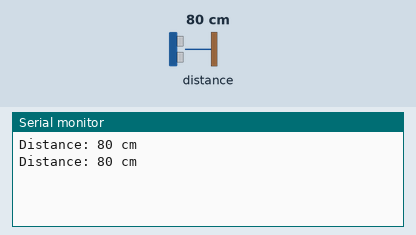
Bench run of a sketch on a simulated ESP8266 (NodeMCU). Shown: the last lines printed to the serial monitor. Wiring (inferred from the names in the program): ultrasonic range finder: trigger D4; echo D3. The inputs (shaded band) are chosen by the test bench; at power-on: distance to the obstacle 80 cm. The echo pulse lasts 58.3 µs per cm.

Above: at 1.8 s.
1.9 s: distance to the obstacle set to 2 cm
At 2.6 s:
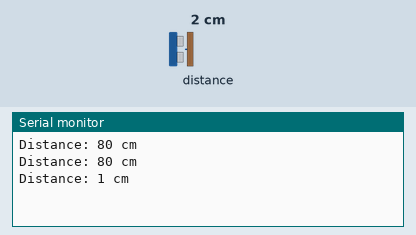
3.4 s: distance to the obstacle set to 4 cm
At 4.8 s:
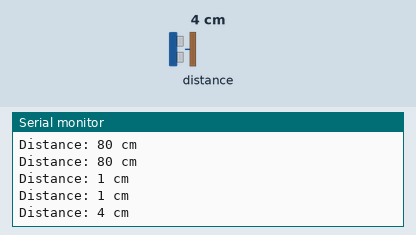
Timing chart, 0 to 6.4 s (numbered marks = the images above; inputs shaded):
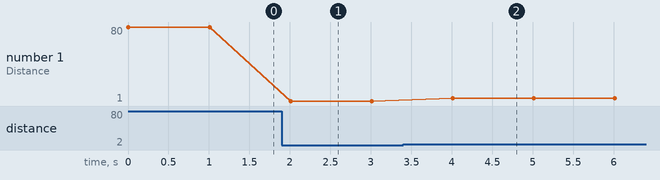

Measured:
- after the input at 1.9 s, the serial monitor: prints a new line after 0.11 s (image 1)
- after the input at 3.4 s, the serial monitor: prints a new line after 0.61 s (image 2)
- plotted number 1: 80 → 1 after the input at 1.9 s, 1 → 4 after the input at 3.4 s

The sketch:

ultrasonic.ino
```cpp
/*---------------------KRENOVATOR---------------------
  SMART DISTANCE & ALERT

  Demonstrates to aware of the distance using the
  ultrasonic sensor which can measure a distance
  in centimeter.

  Get the code at github:
  https://github.com/MZulsyahmi/smart-distance-and-alert-using-mqtt.git

  by M.Zulsyahmi @krenovator
  September 2018
 */

//to initialize the pin used
int trigPin = D4;
int echoPin = D3;

long duration;
long distance;

void setup() {
  pinMode(trigPin, OUTPUT);   //trigger pin as a receiver
  pinMode(echoPin, INPUT);    //echo pin as a transmitter

  Serial.begin(9600);
}

void loop() {
  digitalWrite(trigPin, LOW);   //to set the trigger as off
  delayMicroseconds(5);

  digitalWrite(trigPin, HIGH);  //triggers on
  delayMicroseconds(10);

  digitalWrite(trigPin, LOW);   //set back to off

  duration = pulseIn(echoPin, HIGH);  //emits the ultrasonic
  distance = (duration/2)/29.1;       //formula for the distance in ultrasonic in cm

  //for the display in the Serial Monitor
  Serial.print("\nDistance: ");
  Serial.print(distance);
  Serial.print(" cm");
  delay(1000);
}
```
